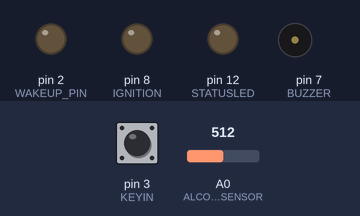
Simulated run of this sketch. Board: Arduino Nano, built with avr-gcc and run on an emulated ATmega328P. Shown: output pins drawn as LEDs (lit = HIGH), buzzer (waves = sounding, pin HIGH). The test bench sets the inputs (shaded band); at power-on: pin 3 (KEYIN) LOW, A0 (ALCOHOLSENSOR) = 512.

Above: at 2.2 s.
2.3 s: pin 3 (KEYIN) pulled HIGH for 0.15 s
At 3.1 s:
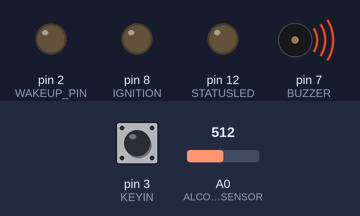
3.9 s: pin 3 (KEYIN) pulled HIGH for 3.2 s
At 5.2 s:
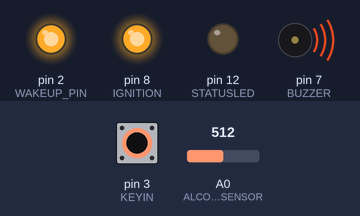
Timing chart, 0 to 8.6 s (numbered marks = the images above; inputs shaded):
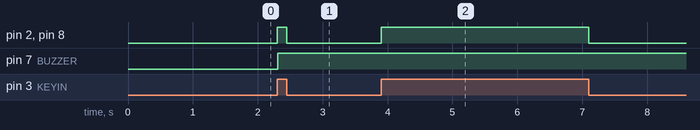

Measured:
- after the input at 2.3 s, pin 2 (WAKEUP_PIN), pin 8 (IGNITION): LOW → HIGH at once, → LOW 0.15 s later; pin 7 (BUZZER): LOW → HIGH at once
- after the input at 3.9 s, pin 2 (WAKEUP_PIN), pin 8 (IGNITION): LOW → HIGH at once, → LOW 3.2 s later

The sketch:

Arduino_Nano_code.ino
```cpp
#include <Arduino.h>
#include <SoftwareSerial.h>
#include <Adafruit_Fingerprint.h>

SoftwareSerial RPi(5, 6);

#define KEYIN 3
#define WAKEUP_PIN 2

#define FULVL A1
#define MAXFUELLEVEL 1023
#define MINFUELLEVEL 0
#define MINPERCENT 0
#define MAXPERCENT 100
#define SAMPLE_INTERVAL 500
#define REPORT_INTERVAL 15000
#define SAMPLES_PER_REPORT 30

uint16_t fuelBuffer = 0;

uint8_t getFuelLevel();

#define ALCOHOLSENSOR A0
#define ALCOHOLTHRESHOLD 400
#define BUZZER 7
#define IGNITION 8
#define IGNITIONON LOW
#define IGNITIONOFF HIGH

uint32_t buzzertimer;

uint8_t getalcoholState();

SoftwareSerial mySerial(9, 10);
Adafruit_Fingerprint finger = Adafruit_Fingerprint(&mySerial);

#define TCH_PIN 11

uint8_t validFingerprintID;
uint32_t fingerprintSensorAddress;

uint8_t verifyFingerprint();
uint16_t getFingerprintID();

struct fromRPi
{
    uint8_t initializedSystem;
    uint8_t validFingerprintID;
    uint8_t ignitionState;
} r_data;

struct toRPi
{
    uint16_t alcoholValue;
    uint8_t alcoholDetected;
    uint8_t ignitionState;
    uint8_t validFingerprintFound;
    uint8_t fingerprintVerified;
    uint8_t fuelLevel;
    uint8_t keyState;
    uint8_t error;
} t_data;

#define NO_ERROR 0x00
#define FINGERPRINT_SENSOR_FALIED 0x01
#define FINGERPRINT_VERIFY 0x02

#define STATUSLED 12
uint8_t LEDState;

void statusLEDControl();

uint8_t systemInitialized = false;
uint32_t looptimer;
uint32_t loopcounter = 0;

uint8_t initializeSystem();
void resetVariables();

// #define DEBUG
// #define DEBUG_SERIAL

#ifdef DEBUG_SERIAL
struct debug
{
    uint16_t alcoholValue;
    uint8_t alcoholDetected;
    uint8_t ignitionState;
    uint8_t validFingerprintFound;
    uint8_t fingerprintVerified;
    uint8_t fuelLevel;
    uint8_t keyState;
    uint8_t error;
    uint8_t initializedSystem;
    uint8_t validFingerprintID;
    uint8_t systemInitialized = false;
    uint32_t looptimer;
    uint32_t loopcounter;
    uint8_t LEDState;
    uint32_t buzzertimer;
    uint16_t fuelBuffer;
} data;
#endif

void setup()
{
#if defined(DEBUG) || defined(DEBUG_SERIAL)
    Serial.begin(115200);
#endif
    RPi.begin(57600);

    pinMode(WAKEUP_PIN, OUTPUT);
    pinMode(KEYIN, INPUT);
    pinMode(IGNITION, OUTPUT);
    pinMode(FULVL, INPUT);
    pinMode(ALCOHOLSENSOR, INPUT);
    pinMode(BUZZER, OUTPUT);
    pinMode(TCH_PIN, INPUT_PULLUP);
    pinMode(STATUSLED, OUTPUT);

    attachInterrupt(digitalPinToInterrupt(KEYIN), resetVariables, CHANGE);

    finger.begin(57600);
    if (!finger.verifyPassword())
        t_data.error = FINGERPRINT_SENSOR_FALIED;
    else
        t_data.error = NO_ERROR;
    finger.getParameters();
    fingerprintSensorAddress = finger.device_addr;

#ifdef DEBUG
    Serial.print("error ");
    Serial.println(t_data.error);
    Serial.print("fingerprintSensorAddress ");
    Serial.println(fingerprintSensorAddress);
#endif
    RPi.listen();

#ifdef DEBUG_SERIAL
    Serial.write((byte *)&data, sizeof(debug));
#endif
    looptimer = micros();
}

void loop()
{
    t_data.keyState = digitalRead(KEYIN);
    if (t_data.keyState == HIGH)
    {
        if (!systemInitialized)
            initializeSystem();

        else
        {
            if (!t_data.fingerprintVerified)
                t_data.fingerprintVerified = verifyFingerprint();

            RPi.listen();
            if (RPi.available() >= sizeof(fromRPi))
            {
#ifdef DEBUG
                Serial.println("\nReceived from rpi ");
#endif
                RPi.readBytes((byte *)&r_data, sizeof(fromRPi));
                if (t_data.ignitionState != r_data.ignitionState)
                {
#ifdef DEBUG
                    Serial.println("changed");
#endif
                    uint8_t data = r_data.ignitionState;
                    t_data.ignitionState = data;
                    digitalWrite(IGNITION, t_data.ignitionState);
                }
                RPi.write((byte *)&t_data, sizeof(toRPi));
#ifdef DEBUG
                Serial.println("\nSent to rpi ");
#endif
            }
        }
        getFuelLevel();
        getalcoholState();
        statusLEDControl();
    }

#ifdef DEBUG_SERIAL
    Serial.write((byte *)&data, sizeof(debug));
#endif

    while (micros() - looptimer < 20000)
        ;
    looptimer = micros();
    loopcounter++;
}

uint8_t initializeSystem()
{
    if (RPi.available() >= sizeof(fromRPi))
    {
#ifdef DEBUG
        Serial.println("Received from rpi ");
#endif

        RPi.readBytes((byte *)&r_data, sizeof(fromRPi));
        systemInitialized = r_data.initializedSystem;
        validFingerprintID = r_data.validFingerprintID;

        mySerial.listen();
        if (!finger.verifyPassword())
            t_data.error = FINGERPRINT_SENSOR_FALIED;
        else
            t_data.error = NO_ERROR;
        finger.getParameters();
        fingerprintSensorAddress = finger.device_addr;

#ifdef DEBUG
        Serial.print("fingerprintSensorAddress ");
        Serial.println(fingerprintSensorAddress, HEX);
#endif
        RPi.listen();
        RPi.write((byte *)&fingerprintSensorAddress, sizeof(fingerprintSensorAddress));
    }
}

void resetVariables()
{
    t_data.keyState = digitalRead(KEYIN);
    if (t_data.keyState == HIGH)
    {
        digitalWrite(WAKEUP_PIN, HIGH);
        digitalWrite(IGNITION, IGNITIONOFF);
        loopcounter = 1;
        fuelBuffer = 0;
        buzzertimer = 0;
        systemInitialized = false;
        validFingerprintID = 0;
        t_data.error = NO_ERROR;
        t_data.ignitionState = IGNITIONOFF;
        t_data.alcoholDetected = false;
        t_data.fingerprintVerified = false;
        t_data.validFingerprintFound = false;
    }
    else
    {
        digitalWrite(WAKEUP_PIN, LOW);
        digitalWrite(IGNITION, IGNITIONON);
        t_data.ignitionState = IGNITIONON;
    }
}

uint8_t getFuelLevel()
{
    if (loopcounter % SAMPLE_INTERVAL == 0)
    {
        fuelBuffer += analogRead(FULVL);

        if (loopcounter % REPORT_INTERVAL == 0)
        {
            t_data.fuelLevel = map(fuelBuffer / SAMPLES_PER_REPORT, MINFUELLEVEL, MAXFUELLEVEL, MINPERCENT, MAXPERCENT);
            fuelBuffer = 0;
            loopcounter = 0;
        }
    }
}

uint8_t getalcoholState()
{
    t_data.alcoholValue = analogRead(ALCOHOLSENSOR);

    if (t_data.alcoholValue > ALCOHOLTHRESHOLD)
    {
        buzzertimer = millis();
        t_data.alcoholDetected = true;
        t_data.ignitionState = IGNITIONOFF;
        digitalWrite(BUZZER, HIGH);
        digitalWrite(IGNITION, IGNITIONOFF);
    }
    else if (buzzertimer && millis() - buzzertimer > 3000)
    {
        buzzertimer = 0;
        digitalWrite(BUZZER, LOW);
        t_data.alcoholDetected = false;
    }
}

uint8_t verifyFingerprint()
{
    t_data.error = FINGERPRINT_VERIFY;
    if (!digitalRead(TCH_PIN))
    {
#ifdef DEBUG
        Serial.println("Finger detected, trying to capture...");
#endif
        RPi.listen();
        if (RPi.available() >= sizeof(fromRPi))
        {
            RPi.readBytes((byte *)&r_data, sizeof(fromRPi));
            RPi.write((byte *)&t_data, sizeof(toRPi));
#ifdef DEBUG
            Serial.println("Received from rpi ");
#endif
        }
        delay(10);
        mySerial.listen();
        uint16_t result = getFingerprintID();
        if (result == validFingerprintID)
        {
#ifdef DEBUG
            Serial.println("Found valid fingerprint");
#endif
            t_data.validFingerprintFound = true;
            t_data.error = NO_ERROR;
            return true;
        }
        else if (result != -1)
        {
#ifdef DEBUG
            Serial.println("Found invalid fingerprint");
#endif
            t_data.error = NO_ERROR;
            t_data.validFingerprintFound = false;
        }
        else
        {
            t_data.error = FINGERPRINT_SENSOR_FALIED;
        }
    }
    else
    {
    }
    RPi.listen();
    return false;
}

uint16_t getFingerprintID()
{
    int result = finger.getImage();
    if (result != FINGERPRINT_OK)
    {
        return -1;
    }

    result = finger.image2Tz();
    if (result != FINGERPRINT_OK)
    {
        return -1;
    }

    result = finger.fingerSearch();
    if (result != FINGERPRINT_OK)
    {
        return -1;
    }

    return finger.fingerID;
}

void statusLEDControl()
{
    if (t_data.error == NO_ERROR)
        digitalWrite(STATUSLED, LOW);

    else if (t_data.error == FINGERPRINT_SENSOR_FALIED)
    {
        if (loopcounter % 25 == 0)
        {
            digitalWrite(STATUSLED, LEDState);
            LEDState = !LEDState;
        }
    }
    else if (t_data.error == FINGERPRINT_VERIFY)
    {
        digitalWrite(STATUSLED, HIGH);
        LEDState = HIGH;
    }
}
```
